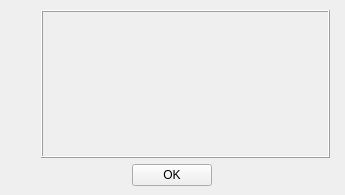
<?xml version="1.0" encoding="UTF-8"?>
<ui version="4.0">
 <class>AboutDialog</class>
 <widget class="QDialog" name="AboutDialog">
  <property name="geometry">
   <rect>
    <x>0</x>
    <y>0</y>
    <width>345</width>
    <height>195</height>
   </rect>
  </property>
  <property name="sizePolicy">
   <sizepolicy hsizetype="Preferred" vsizetype="Preferred">
    <horstretch>0</horstretch>
    <verstretch>0</verstretch>
   </sizepolicy>
  </property>
  <property name="windowTitle">
   <string>プレイヤーについて</string>
  </property>
  <layout class="QVBoxLayout" name="verticalLayout_2">
   <property name="spacing">
    <number>-1</number>
   </property>
   <property name="leftMargin">
    <number>15</number>
   </property>
   <property name="topMargin">
    <number>10</number>
   </property>
   <property name="rightMargin">
    <number>15</number>
   </property>
   <property name="bottomMargin">
    <number>9</number>
   </property>
   <item>
    <layout class="QHBoxLayout" name="horizontalLayout">
     <item>
      <layout class="QVBoxLayout" name="verticalLayout">
       <item>
        <widget class="QLabel" name="_labelIcon">
         <property name="maximumSize">
          <size>
           <width>55</width>
           <height>55</height>
          </size>
         </property>
         <property name="text">
          <string/>
         </property>
         <property name="pixmap">
          <pixmap resource="resource.qrc">:/icons/heart.png</pixmap>
         </property>
         <property name="scaledContents">
          <bool>true</bool>
         </property>
        </widget>
       </item>
       <item>
        <spacer name="verticalSpacer">
         <property name="orientation">
          <enum>Qt::Vertical</enum>
         </property>
         <property name="sizeHint" stdset="0">
          <size>
           <width>20</width>
           <height>40</height>
          </size>
         </property>
        </spacer>
       </item>
      </layout>
     </item>
     <item>
      <widget class="QLabel" name="_labelText">
       <property name="sizePolicy">
        <sizepolicy hsizetype="Expanding" vsizetype="Preferred">
         <horstretch>0</horstretch>
         <verstretch>0</verstretch>
        </sizepolicy>
       </property>
       <property name="frameShape">
        <enum>QFrame::Box</enum>
       </property>
       <property name="frameShadow">
        <enum>QFrame::Raised</enum>
       </property>
       <property name="text">
        <string/>
       </property>
       <property name="alignment">
        <set>Qt::AlignLeading|Qt::AlignLeft|Qt::AlignTop</set>
       </property>
       <property name="openExternalLinks">
        <bool>true</bool>
       </property>
      </widget>
     </item>
    </layout>
   </item>
   <item>
    <layout class="QHBoxLayout" name="horizontalLayout_2">
     <item>
      <widget class="QPushButton" name="_buttonOk">
       <property name="sizePolicy">
        <sizepolicy hsizetype="Maximum" vsizetype="Fixed">
         <horstretch>0</horstretch>
         <verstretch>0</verstretch>
        </sizepolicy>
       </property>
       <property name="maximumSize">
        <size>
         <width>16777215</width>
         <height>16777215</height>
        </size>
       </property>
       <property name="focusPolicy">
        <enum>Qt::NoFocus</enum>
       </property>
       <property name="text">
        <string>OK</string>
       </property>
      </widget>
     </item>
    </layout>
   </item>
  </layout>
 </widget>
 <resources>
  <include location="resource.qrc"/>
 </resources>
 <connections>
  <connection>
   <sender>_buttonOk</sender>
   <signal>clicked()</signal>
   <receiver>AboutDialog</receiver>
   <slot>close()</slot>
   <hints>
    <hint type="sourcelabel">
     <x>199</x>
     <y>175</y>
    </hint>
    <hint type="destinationlabel">
     <x>247</x>
     <y>167</y>
    </hint>
   </hints>
  </connection>
 </connections>
</ui>
